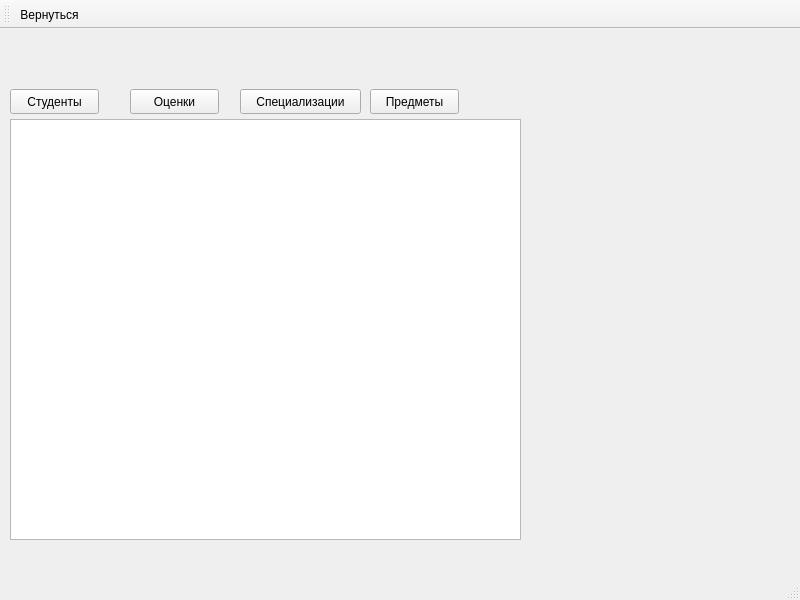
<?xml version="1.0" encoding="UTF-8"?>
<ui version="4.0">
 <class>TableWindow</class>
 <widget class="QMainWindow" name="TableWindow">
  <property name="geometry">
   <rect>
    <x>0</x>
    <y>0</y>
    <width>800</width>
    <height>600</height>
   </rect>
  </property>
  <property name="windowTitle">
   <string>MainWindow</string>
  </property>
  <widget class="QWidget" name="centralwidget">
   <widget class="QTableView" name="tableView">
    <property name="geometry">
     <rect>
      <x>10</x>
      <y>90</y>
      <width>511</width>
      <height>421</height>
     </rect>
    </property>
    <property name="sortingEnabled">
     <bool>true</bool>
    </property>
   </widget>
   <widget class="QPushButton" name="pushButton_2">
    <property name="geometry">
     <rect>
      <x>10</x>
      <y>60</y>
      <width>89</width>
      <height>25</height>
     </rect>
    </property>
    <property name="text">
     <string>Студенты</string>
    </property>
   </widget>
   <widget class="QPushButton" name="pushButton_3">
    <property name="geometry">
     <rect>
      <x>130</x>
      <y>60</y>
      <width>89</width>
      <height>25</height>
     </rect>
    </property>
    <property name="text">
     <string>Оценки</string>
    </property>
   </widget>
   <widget class="QPushButton" name="pushButton_4">
    <property name="geometry">
     <rect>
      <x>240</x>
      <y>60</y>
      <width>121</width>
      <height>25</height>
     </rect>
    </property>
    <property name="text">
     <string>Специализации</string>
    </property>
   </widget>
   <widget class="QPushButton" name="pushButton_5">
    <property name="geometry">
     <rect>
      <x>370</x>
      <y>60</y>
      <width>89</width>
      <height>25</height>
     </rect>
    </property>
    <property name="text">
     <string>Предметы</string>
    </property>
   </widget>
  </widget>
  <widget class="QMenuBar" name="menubar">
   <property name="geometry">
    <rect>
     <x>0</x>
     <y>0</y>
     <width>800</width>
     <height>22</height>
    </rect>
   </property>
  </widget>
  <widget class="QStatusBar" name="statusbar"/>
  <widget class="QToolBar" name="toolBar">
   <property name="windowTitle">
    <string>toolBar</string>
   </property>
   <attribute name="toolBarArea">
    <enum>TopToolBarArea</enum>
   </attribute>
   <attribute name="toolBarBreak">
    <bool>false</bool>
   </attribute>
   <addaction name="action"/>
  </widget>
  <action name="action">
   <property name="icon">
    <iconset resource="resource.qrc">
     <normaloff>:/icon/IMG/pkL_aLB4L_I.jpg</normaloff>:/icon/IMG/pkL_aLB4L_I.jpg</iconset>
   </property>
   <property name="text">
    <string>Вернуться</string>
   </property>
   <property name="toolTip">
    <string>Вернуться</string>
   </property>
  </action>
 </widget>
 <resources>
  <include location="resource.qrc"/>
 </resources>
 <connections/>
</ui>
